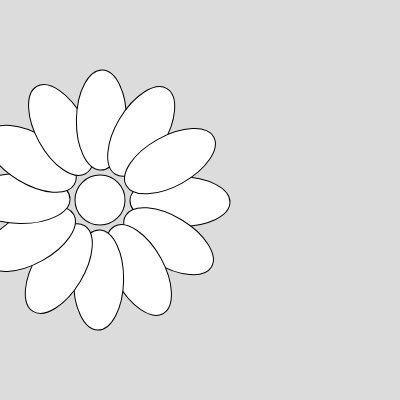
Frame 1 (no input)
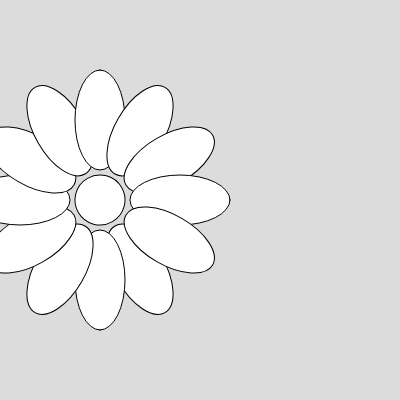
Frame 60 (no input)
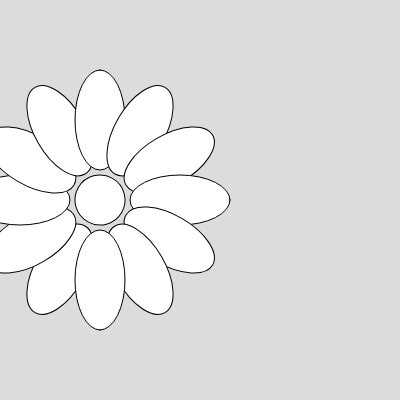
Frame 120 (the mouse pressed at the canvas centre since frame 60)

The p5.js sketch that drew these frames (run headless with seeded random() and noise() and a simulated clock; from frame 60 on, the mouse is pressed at the canvas centre):

// p5.js sketch
// ── sketch.js

let nopetals = 12;
function setup() {
  createCanvas(400, 400);
  angleMode(DEGREES);
}

function draw() {
  background(220);
drawFlower(12,100,200);

}
function drawFlower(petals,x,y){
   push();
  //move the origin
 
  translate(x,y);
   rotate(frameCount);
  
  for(let i=0; i<petals; i=i+1)
    {
    ellipse(80,0,100,50);
    rotate(360/petals);
  }
  //center of circle
  ellipse(0,0,50,50);
  pop();

}
